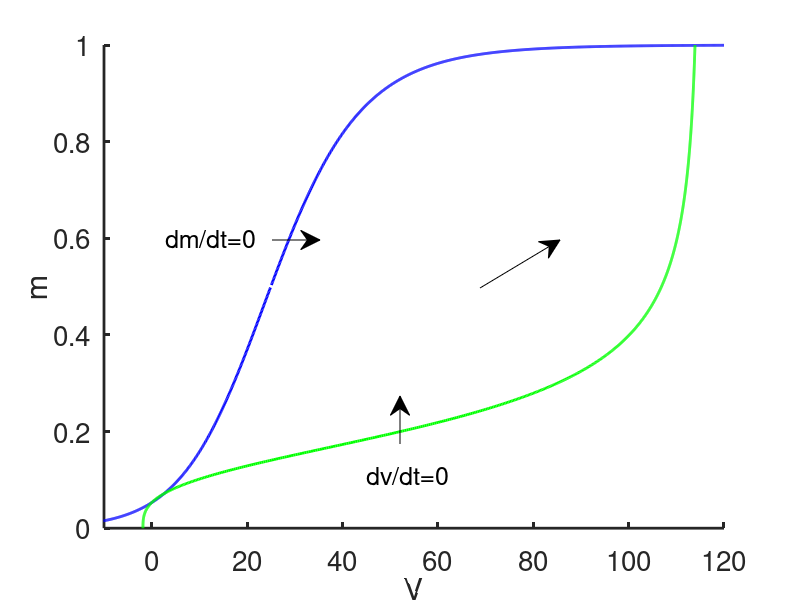
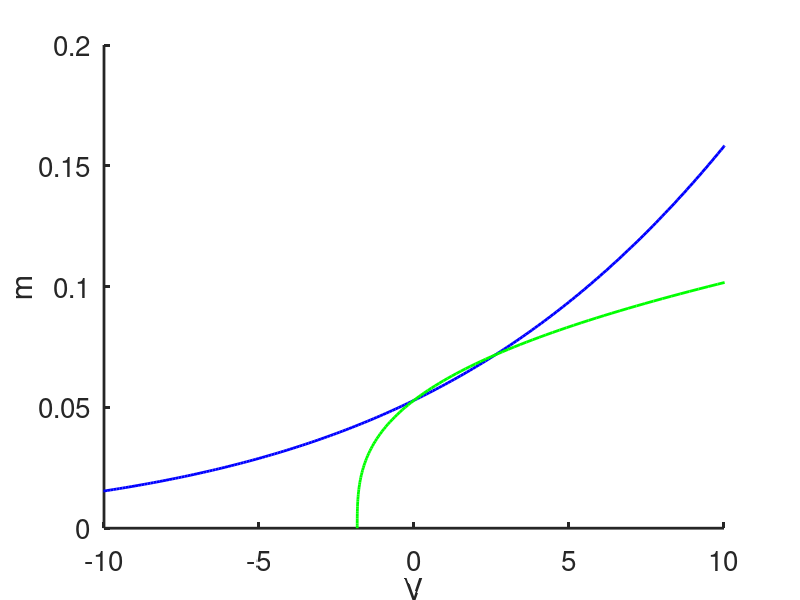

Here is the MATLAB script that generated these plots, in order: (Note: this script raises an error after producing the figures.)
% 
%  -------------------------------------------------------------------
%
%   This computes the fast phase plane of the Hodgkin-Huxley model,
%   with n and h fixed.
%
%   For Chapter 5, Fig. 5.7 of
%   Keener and Sneyd, Mathematical Physiology, 3rd Edition, Springer.
% 
%   Written by James Keener and James Sneyd
% 
%  ------------------------------------------------------------------- 

clear all
close all
clc

set(0,                           ...
   'defaultaxesfontsize', 20,   ...
   'defaultaxeslinewidth', 2.0, ...
   'defaultlinelinewidth', 2.0);
formatSpecF = '%6.2f\n';

p.Veq = 0; %is the original HH formulation
%p.Veq = -65; % is the physiological formulation

Tfact = 1; % this is the correction factor for temperatures other that 6.3C
%Tfact = 0.977 % correspnds to 0C
%Tfact = 1.085 % corresponds to 30 C.

p.gnabar = 120.;
p.gkbar = 36;
p.gl = 0.3;
% p.gkbar=0; %to shut down currents
% p.gl = 0;
Vna0 = 115;
Vk0=-12;
Vl0=10.5988;

p.Vna = Tfact*(Vna0+p.Veq) - p.Veq;
p.Vk = Tfact*(Vk0+p.Veq)-p.Veq;
p.Vl = Tfact*(Vl0+p.Veq)-p.Veq;

h0 = 0.5961;
n0 = 0.3177;
p.Iapp=-2; %p.Iapp is the amplitude of the steady current stimulus
p.Iapp=0;
% start by plotting nullclines
Vm = [-20:0.1:120];
AM=.1*(25.-Vm)./(exp(.1*(25.-Vm))-1.);
BM=4.*exp(-Vm/18);

Minf=AM./(AM+BM);
M=[0:.001:1];
gk=p.gkbar*n0.^4;
gna=p.gnabar*M.^3.*h0;

Vs= (gna.*p.Vna +gk.*p.Vk +p.gl*p.Vl + p.Iapp)./(gna+gk+p.gl);
%Vs =(p.Iapp+gna*p.Vna +gk*p.Vk +p.gl*p.Vl)./(gna+gk+p.gl);

%this is the dv/dt=0 curve
figure(1)
plot(Vm,Minf,'b',Vs,M,'g')
xlabel('V')
ylabel('m')
box off
axis([-10 120 0 1])
annotation('arrow',[0.34 0.4],[0.6 0.6])
text(3,0.6,'dm/dt=0','fontsize',18)
annotation('arrow',[0.5 0.5],[0.26 0.34])
text(45,0.11,'dv/dt=0','fontsize',18)
annotation('arrow',[0.6 0.7],[0.52 0.6])
hold on
 
figure(2)
plot(Vm,Minf,'b',Vs,M,'g')
xlabel('V')
ylabel('m')
axis([-10 10 0 0.2])
box off
hold on
 
p.Inp = 0;;  % this is the amplitude of the initial input stimulus
%p.Inp = 3.5;
%p.Inp = 13.4;
 
p.BCL = 39;
p.BCL = 0;

tstep = .01;
t_end = 10;
V = 6.5098;  %The voltage threshold

% add some trajectories
vlist=[10,7,-5,-5,8.29099503,-5];
mlist=[0,0,0.22,.24,0,0.2308685]
for j = 1:length(vlist)
    
%initial data
 
%specify the output points
tspan = [0:tstep:t_end];

s0 = [vlist(j);mlist(j);h0;n0];

[T,S] = ode23(@(t,x)deRHS(t,x,p),tspan, s0, odeset('maxstep',1));  
V = S(:,1);
m = S(:,2);
h = S(:,3);
n = S(:,4);
 
figure(1)
plot(V,m,'r','linewidth',2)
 
title(strcat('I_{app} = ',sprintf(formatSpecF,p.Iapp)),'fontsize',18)
figure(2)
plot(V,m,V(end),m(end),'*','linewidth',2)
axis([-10 10 0 0.2]) 
title(strcat('I_{app} = ',sprintf(formatSpecF,p.Iapp)),'fontsize',18)
 
end
figure(1)
hold off
figure(2)
hold off


%% the right hand side for the simulation:
function s_prime=deRHS(t,s,p)
 
%the original HH formulation has 
V = s(1)-p.Veq;
m = s(2);
h = s(3);
n = s(4);
 
Input = p.Inp/cosh(mod(t,p.BCL)-p.BCL/10) +p.Iapp;
 
AM=.1*(25.-V)./(exp(.1*(25.-V))-1.);
BM=4.*exp(-V/18);
AH=.07*exp(-V/20.);
BH=1./(exp(.1*(30.-V))+1.);
AN=.01*(10.-V)./(exp(.1*(10.-V))-1.);
BN=.125*exp(-V/80.);

Minf = AM./(AM+BM);
Fm=AM*(1.-m)-BM*m;
%Fh=AH*(1.-h)-BH*h;
Fh=0;
%Fn=AN*(1.-n)-BN*n;
Fn=0;
gna=p.gnabar*m.^3.*h;
%gnainf=gnabar*Minf.^3.*h;
gk=p.gkbar*n.^4;
Icl=p.gl*(V-p.Vl);

Fv = -gna*(V-p.Vna)-gk*(V-p.Vk)-Icl;
s_prime = [Fv+Input Fm Fh Fn]';

end

 
